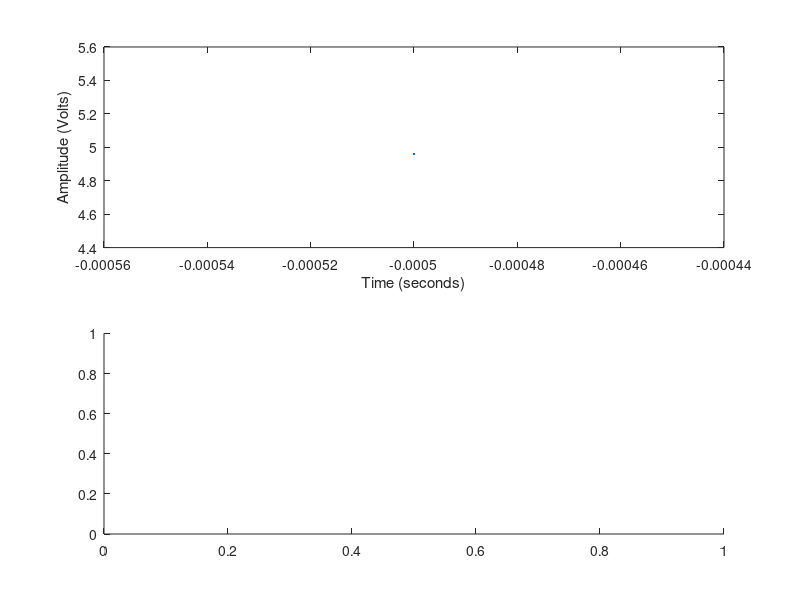

The MATLAB source for this figure: (Note: this script raises an error after producing the figure.)
%COLUMN 1: SECONDS
%COLUMN 2: VOLTS
B = csvread('scope_5.csv');
%A = B(800:900,:);%idle
%A = B(350:500,:);%ringtap
A = B; %everything
numsamp = size(A,1);
T = (A(end,1)-A(1,1))/numsamp;
fs = 1/T;
subplot(2,1,1)
%plot([1:1:numsamp],A(:,2))
plot(A(:,1),A(:,2))
xlabel('Time (seconds)');
ylabel('Amplitude (Volts)');
freqlim = [1:fs/numsamp:fs/2];
freqax = round(freqlim*numsamp/fs);
I = find(freqax==0);
freqax(I) = 1;
A_freq = abs(fft(A(:,2)));
subplot(2,1,2)
loglog(freqlim,A_freq(freqax));
ylim([0,5]);
xlabel('Frequency (Hz)');
ylabel('Amplitude (dB)');
%% RAIL NOISE 1
%COLUMN 1: SECONDS
%COLUMN 2: VOLTS
B = csvread('scope_6.csv');
start = min(find(B(:,1)==-4e-3));
last = max(find(B(:,1)==4e-3));
A = B(start:last,:); %everything
numsamp = size(A,1);
T = (A(end,1)-A(1,1))/numsamp;
fs = 1/T;

plot(A(:,1),A(:,2))
xlim([A(1,1),A(end,1)]);
ylim([4.88 4.94]);
grid minor;
xlabel('Time (seconds)');
ylabel('Amplitude (Volts)');


%% RAIL NOISE 2
%COLUMN 1: SECONDS
%COLUMN 2: VOLTS
B = csvread('scope_10.csv');
start = min(find(B(:,1)>-4e-3));
last = max(find(B(:,1)<4e-3));
A = B(start:last,:); %everything
%A = B(100:900,:); %everything
numsamp = size(A,1);
T = (A(end,1)-A(1,1))/numsamp;
fs = 1/T;

plot(A(:,1),A(:,2))
xlim([A(1,1),A(end,1)]);
ylim([4.75 4.8]);
grid minor;
xlabel('Time (seconds)');
ylabel('Amplitude (Volts)');


%% SIGNAL NOISE 1
%COLUMN 1: SECONDS
%COLUMN 2: VOLTS
B = csvread('scope_7.csv');
A = B; %everything
numsamp = size(A,1);
T = (A(end,1)-A(1,1))/numsamp;
fs = 1/T;

subplot(2,1,1)
plot(A(:,1),A(:,2))
xlim([A(1,1),A(end,1)]);
ylim([2 3]);
grid minor;
xlabel('Time (seconds)');
ylabel('Amplitude (Volts)');

subplot(2,1,2)
freqlim = [100:fs/numsamp:fs/2];
freqax = round(freqlim*numsamp/fs);
I = find(freqax==0);
freqax(I) = 1;
A_freq = abs(fft(A(:,2)));
loglog(freqlim,A_freq(freqax));
hold on;
temp = zeros(1,length(freqlim));
temp(max(find(freqlim<500))) = 100;
stem(freqlim,temp,'LineStyle','--','Marker', 'none');
str1 = '490Hz';
text(350,0.1,str1,'Color','r')
hold off;
%ylim([0,5]);
xlim([freqlim(1), freqlim(end)]);
grid minor;
xlabel('Frequency (Hz)');
ylabel('Amplitude (dB)');
%% SIGNAL NOISE 2
%COLUMN 1: SECONDS
%COLUMN 2: VOLTS
B = csvread('scope_11.csv');
%A = B(800:900,:);%idle
A = B(350:500,:);%ringtap
numsamp = size(A,1);
T = (A(end,1)-A(1,1))/numsamp;
fs = 1/T;

subplot(2,1,1)
plot(A(:,1),A(:,2))
xlim([A(1,1),A(end,1)]);
ylim([1 4]);
grid minor;
xlabel('Time (seconds)');
ylabel('Amplitude (Volts)');

subplot(2,1,2)
freqlim = [50:fs/numsamp:fs/2];
freqax = round(freqlim*numsamp/fs);
I = find(freqax==0);
freqax(I) = 1;
A_freq = abs(fft(A(:,2)));
loglog(freqlim,A_freq(freqax));
%hold on;
%temp = zeros(1,length(freqlim));
temp(max(find(freqlim<500))) = 100;
%stem(freqlim,temp,'LineStyle','--','Marker', 'none');
%str1 = '490Hz';
%text(350,0.1,str1,'Color','r')
%hold off;
%ylim([0,5]);
xlim([freqlim(1), freqlim(end)]);
ylim([1e-2 1e2]);
grid minor;
xlabel('Frequency (Hz)');
ylabel('Amplitude (dB)');